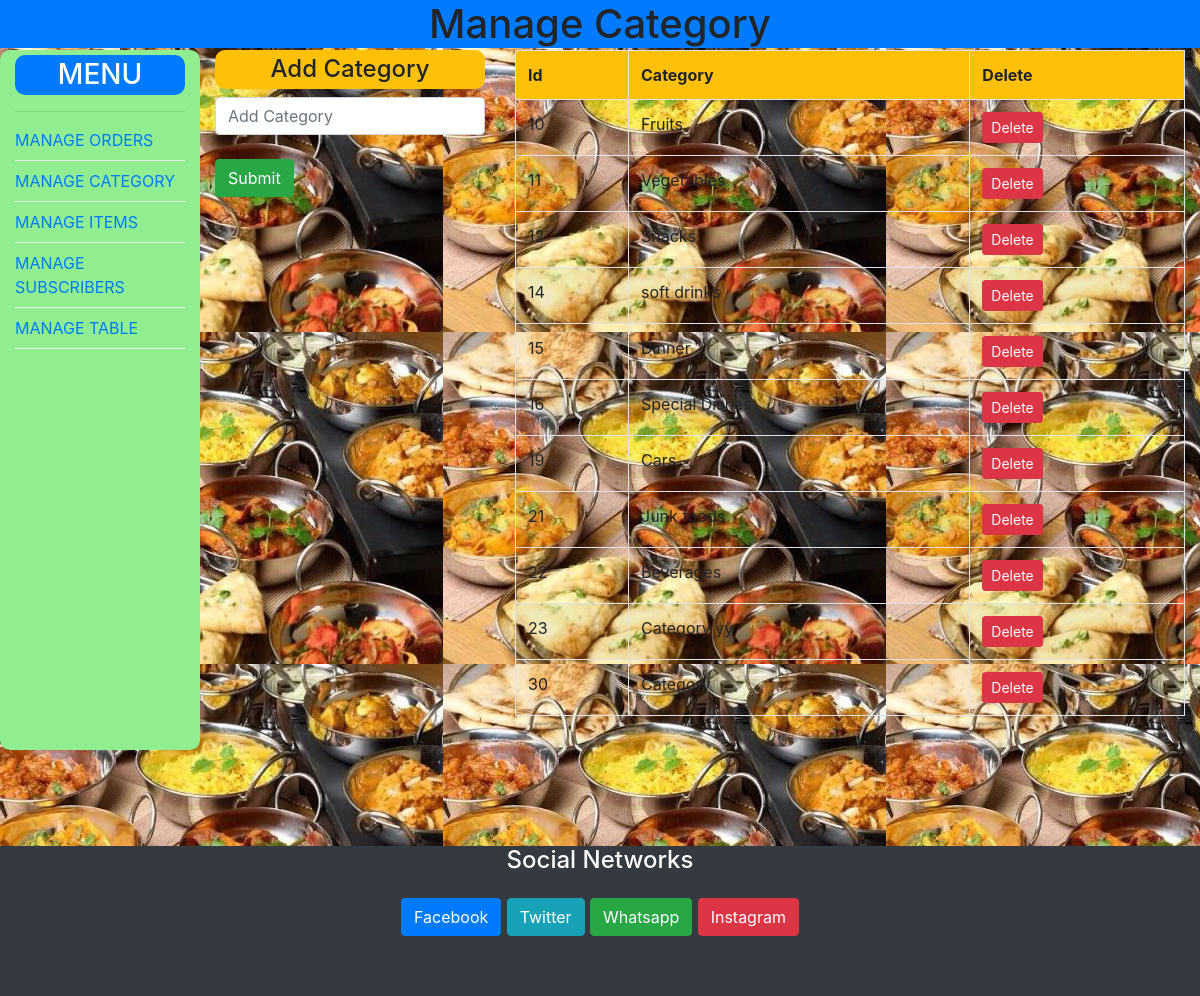
The page /admin/cat.php on the database as committed earlier.
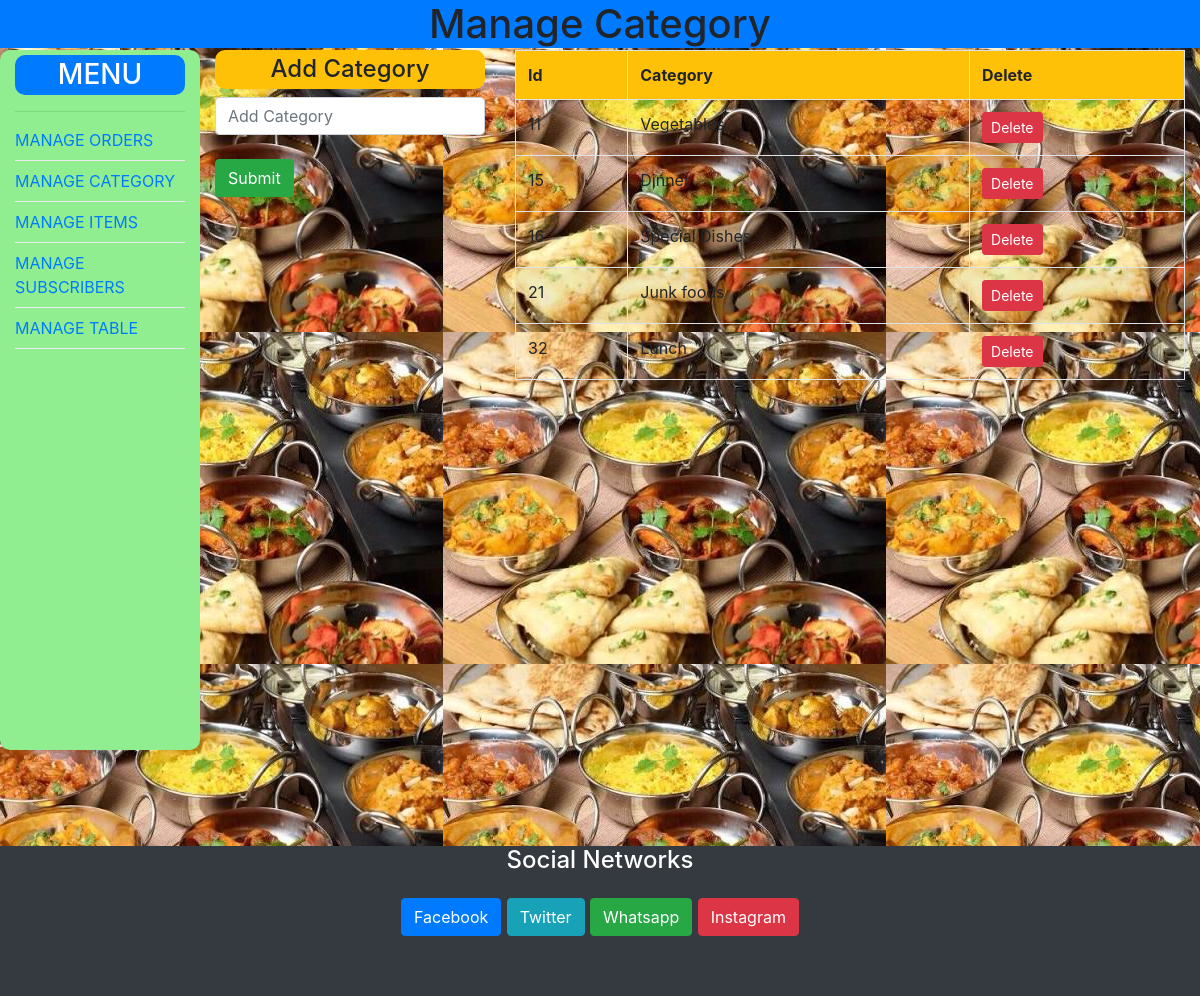
The same page on the database as committed later.
### tables this page shows
CREATE TABLE `category` (
  `Id` int(11) NOT NULL,
  `category` varchar(255) NOT NULL
);

### admin/cat.php (the view, shortened to what this page needs)
<?php
require('connect.php');
 ?>
 <!DOCTYPE html>
<html>
<?php include 'incl/header.php'; ?>
<body>
	<h1 style="text-align: center;" class="bg-primary fixed-top">Manage Category</h1>
	<div class="container-fluid">
		<div class="row" style="margin-top: 50px;">
			<?php include 'incl/sidebar.php'; ?>
			<div class="col-md-3">
				<h4 class="bg-warning text-center" style="border-radius: 10px;padding: 5px;">Add Category</h4>
				<form action="cat.php" method="POST">
					<input type="text" name="category" class="form-control" placeholder="Add Category"><br>
					<input type="submit" name="add" class="btn btn-success">
				</form>
			</div>
			<div class="col-md-7">
				<?php
                 $cat_Sql = $conn->query("SELECT * FROM category");
				 ?>
				<table class="table table-striped table-bordered table-condensed table-center">
					<tr class="bg-warning">
						<th>Id</th>
						<th>Category</th>
						<th>Delete</th>
					</tr>
					<?php while($cat = mysqli_fetch_assoc($cat_Sql)): ?>
					<tr>
						<td><?=$cat['Id']; ?></td>
						<td><?=$cat['category']; ?></td>
						<td>
							<a href="cat.php?delete=<?=$cat['Id'];?>" class="btn btn-danger btn-sm">Delete<span class="glyphicon glyphicon-delete"></span></a>
						</td>
					</tr>
					<?php endwhile; ?>
				</table>
			</div>
		</div>
	</div>
<?php include 'incl/footer.php'; ?>

Rows that differ between the two databases and show on the page:
removed category: Id "10", category "Fruits"
removed category: Id "12", category "Snacks"
removed category: Id "14", category "soft drinks"
removed category: Id "19", category "Cars"
removed category: Id "22", category "Beverages"
removed category: Id "23", category "Category yy"
removed category: Id "30", category "Category"
added category: Id "32", category "Lunch"
